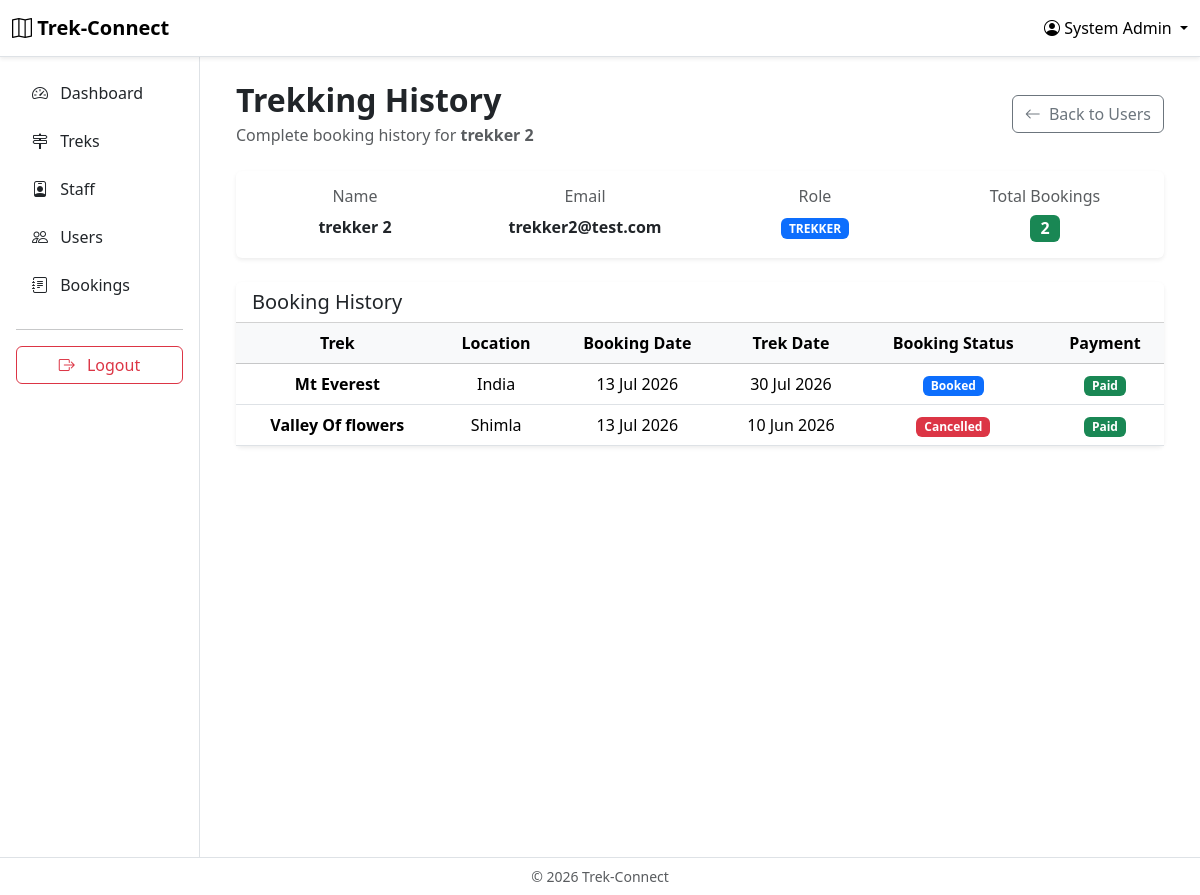
/admin/users/3/history (signed in), run on the app's committed database.
### app/models.py (models this page shows)
class User(UserMixin, db.Model):
    __tablename__ = "users"
    id = db.Column(db.Integer, primary_key=True)
    name = db.Column(db.String(100), nullable=False)
    email = db.Column(db.String(100), unique=True, nullable=False)
    mobile_number = db.Column(db.String(15), unique=True, nullable=False)
    password_hash = db.Column(db.String(255), nullable=False)
    role = db.Column(db.String(20), nullable=False)
    is_blacklisted = db.Column(db.Boolean, default=False)
    created_at = db.Column(db.DateTime, default=datetime.now)
    bookings = db.relationship("Booking", backref="user", lazy=True)
    staff_profile = db.relationship("StaffProfile", backref="user", uselist=False)
    assigned_treks = db.relationship("Trek", secondary=trek_staff, back_populates="assigned_staff")

class Booking(db.Model):
    __tablename__ = "bookings"
    id = db.Column(db.Integer, primary_key=True)
    user_id = db.Column(db.Integer, db.ForeignKey("users.id"), nullable=False)
    trek_id = db.Column(db.Integer, db.ForeignKey("treks.id"), nullable=False)
    booking_date = db.Column(db.DateTime, default=datetime.now)
    status = db.Column(db.String(20), default="Booked")
    payment_status = db.Column(db.String(20), default="Pending")

class Trek(db.Model):
    __tablename__ = "treks"
    id = db.Column(db.Integer, primary_key=True)
    name = db.Column(db.String(100), nullable=False, unique=True)
    location = db.Column(db.String(100), nullable=False)
    difficulty = db.Column(db.String(20), nullable=False)
    duration_days = db.Column(db.Integer, nullable=False)
    description = db.Column(db.Text)
    total_slots = db.Column(db.Integer, nullable=False)
    available_slots = db.Column(db.Integer, nullable=False)
    start_date = db.Column(db.Date, nullable=False)
    end_date = db.Column(db.Date, nullable=False)
    status = db.Column(db.String(20), nullable=False, default="Pending")
    assigned_staff = db.relationship("User", secondary=trek_staff, back_populates="assigned_treks")
    time_added = db.Column(db.DateTime, default=datetime.now)
    image_filename = db.Column(db.String(255), nullable=True)
    price = db.Column(db.Float, nullable=False)
    bookings = db.relationship("Booking", backref="trek", lazy=True)

### app/routes/admin.py (the view)
@admin.route("/users/<int:user_id>/history")
@login_required
@allowed_roles("ADMIN")
def user_history(user_id):
    user = User.query.get_or_404(user_id)
    bookings = (
        Booking.query
        .filter_by(user_id=user.id)
        .order_by(Booking.booking_date.desc())
        .all()
    )
    return render_template("admin/user_history.html", user=user, bookings=bookings)

### app/__init__.py (called while the page is built)
@login_manager.user_loader
def load_user(user_id):
    user = User.query.get(int(user_id))
    if user and user.is_blacklisted == True:
        return None
    return user

### app/templates/admin/user_history.html (shortened to what this page needs)
{% extends "base_dashboard.html" %}
{% block sidebar %}
    {% include "components/admin_sidebar.html" %}
{% endblock %}
{% block dashboard_content %}
<div class="container-fluid">
    <div class="d-flex justify-content-between align-items-center mb-4">
        <div>
            <h2 class="fw-bold mb-1">
                Trekking History
            </h2>
            <p class="text-muted mb-0">
                Complete booking history for <strong>{{ user.name }}</strong>
            </p>
        </div>
        <a href="{{ url_for('admin.users') }}" class="btn btn-outline-secondary">
            <i class="bi bi-arrow-left me-1"></i>
            Back to Users
        </a>
    </div>
    <div class="card shadow-sm border-0 mb-4">
        <div class="card-body">
            <div class="row text-center">
                <div class="col-md-3">
                    <h6 class="text-muted">Name</h6>
                    <p class="fw-semibold mb-0">{{ user.name }}</p>
                </div>
                <div class="col-md-3">
                    <h6 class="text-muted">Email</h6>
                    <p class="fw-semibold mb-0">{{ user.email }}</p>
                </div>
                <div class="col-md-3">
                    <h6 class="text-muted">Role</h6>
                    <span class="badge bg-primary">
                        {{ user.role }}
                    </span>
                </div>
                <div class="col-md-3">
                    <h6 class="text-muted">Total Bookings</h6>
                    <span class="badge bg-success fs-6">
                        {{ bookings|length }}
                    </span>
                </div>
            </div>
        </div>
    </div>
    <div class="card shadow-sm border-0">
        <div class="card-header bg-white">
            <h5 class="mb-0">
                Booking History
            </h5>
        </div>
        <div class="card-body p-0">
            <div class="table-responsive">
                <table class="table table-hover align-middle text-center mb-0">
                    <thead class="table-light">
                        <tr>
                            <th>Trek</th>
                            <th>Location</th>
                            <th>Booking Date</th>
                            <th>Trek Date</th>
                            <th>Booking Status</th>
                            <th>Payment</th>
                        </tr>
                    </thead>
                    <tbody>
                    {% for booking in bookings %}
                        <tr>
                            <td class="fw-semibold">
                                {{ booking.trek.name }}
                            </td>
                            <td>
                                {{ booking.trek.location }}
                            </td>
                            <td>
                                {{ booking.booking_date.strftime("%d %b %Y") }}
                            </td>
                            <td>
                                {{ booking.trek.start_date.strftime("%d %b %Y") }}
                            </td>
                            <td>
                                {% if booking.status == "Booked" %}
                                    <span class="badge bg-primary">Booked</span>
                                {% elif booking.status == "Completed" %}
                                    <span class="badge bg-success">Completed</span>
                                {% elif booking.status == "Cancelled" %}
                                    <span class="badge bg-danger">Cancelled</span>
                                {% else %}
                                    <span class="badge bg-secondary">
                                        {{ booking.status }}
                                    </span>
                                {% endif %}
                            </td>
                            <td>
                                {% if booking.payment_status == "Paid" %}
                                    <span class="badge bg-success">
                                        Paid
                                    </span>
                                {% else %}
                                    <span class="badge bg-warning text-dark">
                                        {{ booking.payment_status }}
                                    </span>
                                {% endif %}
                            </td>
                        </tr>
                    {% endfor %}
                    </tbody>
                </table>
            </div>
        </div>
    </div>
</div>
{% endblock %}

### app/templates/base_dashboard.html (shortened to what this page needs)
{% extends "base.html" %}
{% block navbar %}
<nav class="navbar navbar-expand-lg bg-white border-bottom shadow-sm">
    <div class="container-fluid">
        <a class="navbar-brand fw-bold" href="{{ url_for('main.home') }}">
            <i class="bi bi-map"></i> Trek-Connect
        </a>
        <div class="dropdown">
            <a href="#" class="text-black text-decoration-none dropdown-toggle" role="button" data-bs-toggle="dropdown">
                <i class="bi bi-person-circle"></i>
                {{ current_user.name }}
            </a>
                    {% if current_user.role == "ADMIN" %}
                        {% set profile_url = url_for("admin.profile") %}
                    {% elif current_user.role == "STAFF" %}
                        {% set profile_url = url_for("staff.profile") %}
                    {% else %}
                        {% set profile_url = url_for("user.profile") %}
                    {% endif %}
        </div>
    </div>
</nav>
{% endblock %}
{% block content %}
<div class="container-fluid">
    <div class="row">
        <div class="col-md-2 col-lg-2 bg-white border-end min-vh-100 p-0">
            {% block sidebar %}
            {% endblock %}
        </div>
        <div class="col-md-10 col-lg-10 p-4">
            {% block dashboard_content %}
            {% endblock %}
        </div>
    </div>
</div>
{% endblock %}
{% block footer %}
<footer class="border-top bg-white py-2">
    <div class="container-fluid text-center text-muted small">
        &copy; 2026 Trek-Connect
    </div>
</footer>
{% endblock %}

### app/static/css/style.css (style rules this page uses)
html { scroll-behavior: smooth; }

### data on the page
User: name "System Admin"
User: name "trekker 2", email "trekker2@test.com", role "TREKKER"
Booking: trek.name "Mt Everest", trek.location "India", booking_date "13 Jul 2026", trek.start_date "30 Jul 2026", status "Booked", payment_status "Paid"
Booking: trek.name "Valley Of flowers", trek.location "Shimla", booking_date "13 Jul 2026", trek.start_date "10 Jun 2026", status "Cancelled", payment_status "Paid"

### other printed values
{{ bookings|length }} "2"
